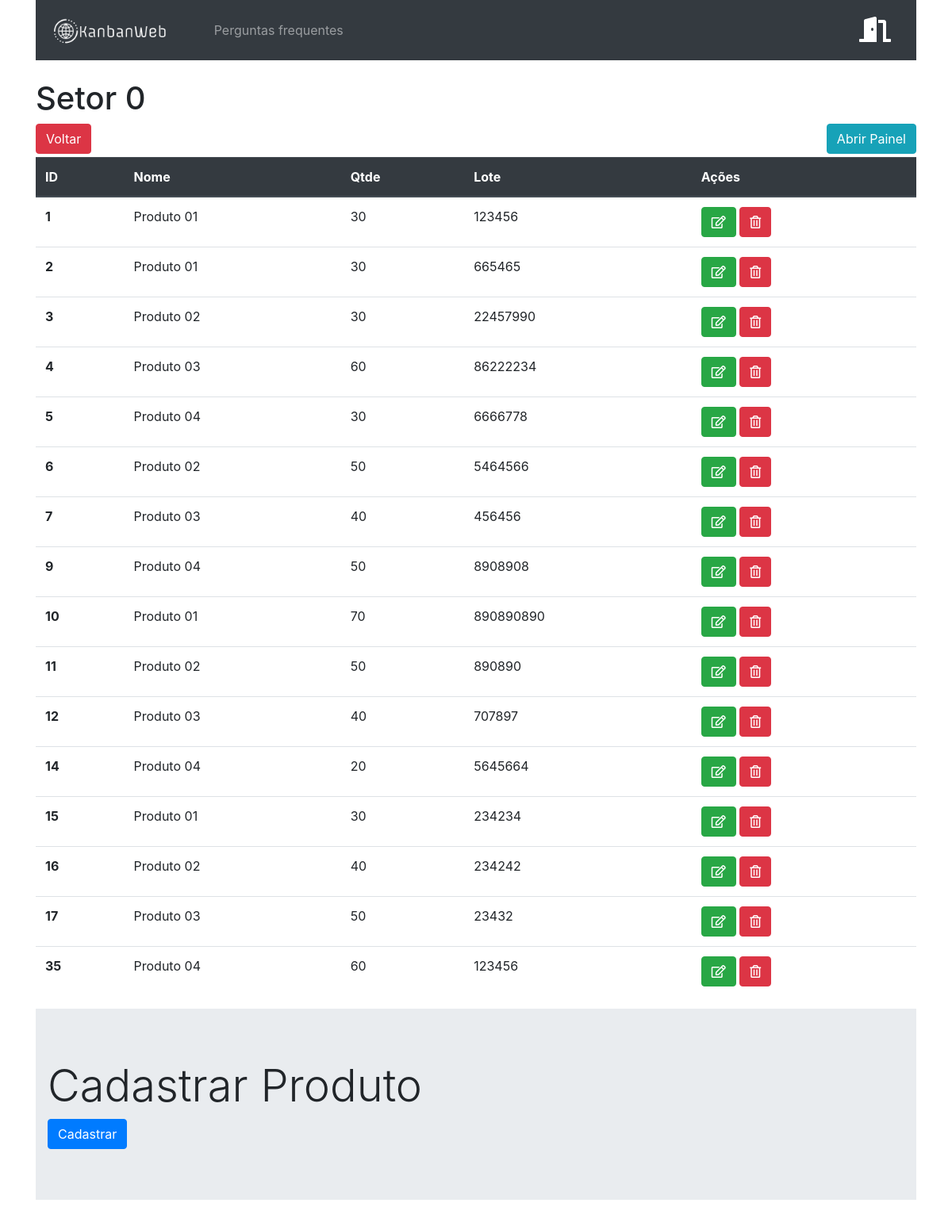
Page /setor/ (signed in) on the committed database.
### kanbanWebApp/models.py (models this page shows, shortened)
class Produto(models.Model):
    nome = models.CharField(max_length=100)
    quantidade = models.IntegerField()
    lote = models.IntegerField()
    setor = models.ForeignKey(Setor, on_delete=models.CASCADE)

### kanbanWebApp/views.py (the view)
# urls.py: path('setor/', setor, name='kanbanWebApp_setor'),
@login_required
def setor(request):
    if request.method == 'POST':
        idSetor = request.POST['selectSetor']
        produtos = Produto.objects.filter(setor=idSetor)
        form = ProdutoForm()
        data = {'produtos': produtos, 'idSetor': idSetor, 'form': form}
        return render(request, 'kanbanWebApp/setor.html', data)
    else:
        produtos = Produto.objects.all()
        data = {'produtos': produtos}
        return render(request, 'kanbanWebApp/setor.html', data)

### kanbanWebApp/templates/kanbanWebApp/setor.html (shortened to what this page needs)
{% extends 'kanbanWebApp/base.html' %}
{% load static %}
{% block main %}
    <form method="POST" action="{% url 'kanbanWebApp_painel' idSetor %}" class="mt-4">
        <h1 name="id" value="idSetor">Setor 0{{idSetor}}</h1>
        <div class="row">
            <div class="col-sm-1 col-md-3 col-lg-4">
                <a href="{% url 'kanbanWebApp_home' %}">
                    <button type="button" class="btn btn-danger">Voltar</button>
                </a>
            </div>
            <div class="col-sm-1 col-md-3 col-lg-8">
                <button type="submit" class="btn btn-info float-right" value="idSetor">Abrir Painel</button>
            </div>
        </div>
    </form>
    <div class="row">
        <div class="col-sm-6 col-lg-12">
            <table class="table mt-1">
                <thead class="thead-dark">
                    <tr>
                    <th scope="col">ID</th>
                    <th scope="col">Nome</th>
                    <th scope="col">Qtde</th>
                    <th scope="col">Lote</th>
                    <th scope="col">Ações</th>
                    </tr>
                </thead>
                <tbody>
                    {% for produto in produtos %}
                        <tr>
                            <th scope="row">{{ produto.id}}</th>
                            <td>{{ produto.nome}}</td>
                            <td>{{ produto.quantidade}}</td>
                            <td>{{ produto.lote}}</td>
                            <td>
                                <a href="{% url 'kanbanWebApp_produto_update' produto.id idSetor %}">
                                    <button type="button" class="btn btn-success"><i class="far fa-edit"></i></button>
                                </a>
                                <a href="{% url 'kanbanWebApp_produto_delete' produto.id idSetor %}">
                                    <button type="button" class="btn btn-danger"><i class="far fa-trash-alt"></i></button>
                                </a>
                            </td>
                        </tr>
                    {% endfor%}
                </tbody>
            </table>
        </div>
    </div>
    <div class="jumbotron jumbotron-fluid">
        <div class="container">
            <h1 class="display-4">Cadastrar Produto</h1>
            <form action="{% url 'kanbanWebApp_produto_novo' idSetor %}" method="POST">
                <button class="btn btn-primary" type="submit">Cadastrar</button>
            </form>
        </div>
    </div>
{% endblock %}

### rows in the picture
Produto: id "1", nome "Produto 01", quantidade "30", lote "123456"
Produto: id "2", nome "Produto 01", quantidade "30", lote "665465"
Produto: id "3", nome "Produto 02", quantidade "30", lote "22457990"
Produto: id "4", nome "Produto 03", quantidade "60", lote "86222234"
Produto: id "5", nome "Produto 04", quantidade "30", lote "6666778"
Produto: id "6", nome "Produto 02", quantidade "50", lote "5464566"
Produto: id "7", nome "Produto 03", quantidade "40", lote "456456"
Produto: id "9", nome "Produto 04", quantidade "50", lote "8908908"
Produto: id "10", nome "Produto 01", quantidade "70", lote "890890890"
Produto: id "11", nome "Produto 02", quantidade "50", lote "890890"
Produto: id "12", nome "Produto 03", quantidade "40", lote "707897"
Produto: id "14", nome "Produto 04", quantidade "20", lote "5645664"
Produto: id "15", nome "Produto 01", quantidade "30", lote "234234"
Produto: id "16", nome "Produto 02", quantidade "40", lote "234242"
Produto: id "17", nome "Produto 03", quantidade "50", lote "23432"
Produto: id "35", nome "Produto 04", quantidade "60", lote "123456"
